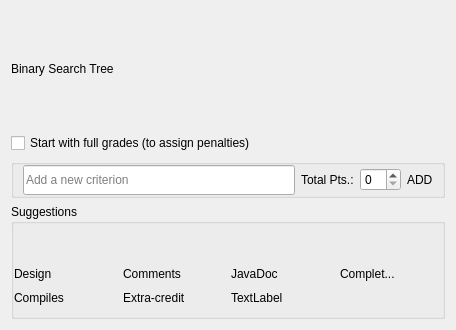
<?xml version="1.0" encoding="UTF-8"?>
<ui version="4.0">
 <class>RubricView</class>
 <widget class="QWidget" name="RubricView">
  <property name="geometry">
   <rect>
    <x>0</x>
    <y>0</y>
    <width>456</width>
    <height>330</height>
   </rect>
  </property>
  <property name="sizePolicy">
   <sizepolicy hsizetype="Preferred" vsizetype="Expanding">
    <horstretch>0</horstretch>
    <verstretch>0</verstretch>
   </sizepolicy>
  </property>
  <property name="windowTitle">
   <string>Form</string>
  </property>
  <property name="statusTip">
   <string notr="true"/>
  </property>
  <property name="whatsThis">
   <string/>
  </property>
  <property name="styleSheet">
   <string notr="true">#RubricView {
	background: white;
}

#title {
	font-size: 24px;
}

#add_box QLineEdit {
	border: none;
	background: transparent;
}

QGroupBox {
	border: 0px solid gray;
	border-bottom: 1px solid lightgray;
	padding-top : 15px;
	padding-bottom : 15px;
	padding-right: 0px;
	margin: 0px;
}

#last, #suggestions {
	border-bottom: 0px solid gray;
}

#suggestions {
	margin: 0px;
	padding-bottom: 0px;
	margin-top: 20px;
}

#suggestions &gt; QLabel {
	background: rgba(255, 241, 136, 200);
	color: rgb(153, 144, 50);
	border-radius: 3px;
	padding: 5px;
}

QGroupBox &gt; QGroupBox {
	padding-left: 15px;
	border-bottom: 0px solid gray;
	border-top: 1px solid lightgray;
}

#has_children {
	padding-right: 0px;
	padding-bottom: 0px;
}

#add_box {
	margin-top : 0px;
}

#add_btn {
	color: rgb(52, 148, 255);
	font-weight: bold;
}


#level1 {
	color: darkgray;
	/* border: rgb(185, 0, 57); */
	background-color: white;
	border-radius: 6px;
	padding: 10px;
	border: 1px solid rgb(236, 239, 239);
}

#level2 {
	color: darkgray;
	/* background: rgb(253, 117, 66); */
	background-color: white;
	border-radius: 6px;
	padding: 10px;
	border: 1px solid rgb(236, 239, 239);
}
#level3 {
	color: black;
	background-color: white;
	border: 3px solid rgb(230, 212, 0);
	border-radius: 6px;
	padding: 10px;
}
#level4 {
	color: darkgray;
	/* background: rgb(90, 175, 40); */
	background-color: white;
	border-radius: 6px;
	padding: 10px;
	border: 1px solid rgb(236, 239, 239);
}
</string>
  </property>
  <layout class="QVBoxLayout" name="mainLayout">
   <item>
    <widget class="QLabel" name="title">
     <property name="text">
      <string>Binary Search Tree</string>
     </property>
    </widget>
   </item>
   <item>
    <widget class="QCheckBox" name="checkBox">
     <property name="text">
      <string>Start with full grades (to assign penalties) </string>
     </property>
    </widget>
   </item>
   <item>
    <widget class="QGroupBox" name="add_box">
     <property name="sizePolicy">
      <sizepolicy hsizetype="Preferred" vsizetype="Fixed">
       <horstretch>0</horstretch>
       <verstretch>0</verstretch>
      </sizepolicy>
     </property>
     <property name="title">
      <string/>
     </property>
     <property name="flat">
      <bool>true</bool>
     </property>
     <layout class="QHBoxLayout" name="horizontalLayout">
      <property name="topMargin">
       <number>0</number>
      </property>
      <property name="bottomMargin">
       <number>0</number>
      </property>
      <item>
       <widget class="QLineEdit" name="criterion_name">
        <property name="sizePolicy">
         <sizepolicy hsizetype="Expanding" vsizetype="Fixed">
          <horstretch>0</horstretch>
          <verstretch>0</verstretch>
         </sizepolicy>
        </property>
        <property name="minimumSize">
         <size>
          <width>0</width>
          <height>30</height>
         </size>
        </property>
        <property name="placeholderText">
         <string>Add a new criterion</string>
        </property>
       </widget>
      </item>
      <item>
       <widget class="QLabel" name="grade_label">
        <property name="sizePolicy">
         <sizepolicy hsizetype="Fixed" vsizetype="Preferred">
          <horstretch>0</horstretch>
          <verstretch>0</verstretch>
         </sizepolicy>
        </property>
        <property name="text">
         <string>Total Pts.:</string>
        </property>
       </widget>
      </item>
      <item>
       <widget class="QSpinBox" name="criterion_grade">
        <property name="sizePolicy">
         <sizepolicy hsizetype="Fixed" vsizetype="Fixed">
          <horstretch>0</horstretch>
          <verstretch>0</verstretch>
         </sizepolicy>
        </property>
       </widget>
      </item>
      <item>
       <widget class="ClickableLabel" name="add_btn">
        <property name="sizePolicy">
         <sizepolicy hsizetype="Fixed" vsizetype="Preferred">
          <horstretch>0</horstretch>
          <verstretch>0</verstretch>
         </sizepolicy>
        </property>
        <property name="cursor">
         <cursorShape>PointingHandCursor</cursorShape>
        </property>
        <property name="text">
         <string>ADD</string>
        </property>
        <property name="textInteractionFlags">
         <set>Qt::LinksAccessibleByKeyboard|Qt::LinksAccessibleByMouse</set>
        </property>
       </widget>
      </item>
     </layout>
    </widget>
   </item>
   <item>
    <widget class="QGroupBox" name="suggestions">
     <property name="title">
      <string>Suggestions</string>
     </property>
     <property name="flat">
      <bool>true</bool>
     </property>
     <layout class="QGridLayout" name="gridLayout">
      <property name="leftMargin">
       <number>0</number>
      </property>
      <property name="topMargin">
       <number>40</number>
      </property>
      <property name="rightMargin">
       <number>0</number>
      </property>
      <property name="horizontalSpacing">
       <number>-1</number>
      </property>
      <item row="1" column="1">
       <widget class="QLabel" name="label_32">
        <property name="text">
         <string>Extra-credit</string>
        </property>
       </widget>
      </item>
      <item row="1" column="0">
       <widget class="QLabel" name="label_29">
        <property name="text">
         <string>Compiles</string>
        </property>
       </widget>
      </item>
      <item row="0" column="0">
       <widget class="QLabel" name="label_26">
        <property name="text">
         <string>Design</string>
        </property>
       </widget>
      </item>
      <item row="1" column="2">
       <widget class="QLabel" name="label_30">
        <property name="text">
         <string>TextLabel</string>
        </property>
       </widget>
      </item>
      <item row="0" column="3">
       <widget class="QLabel" name="label_28">
        <property name="text">
         <string>Complet...</string>
        </property>
       </widget>
      </item>
      <item row="0" column="1">
       <widget class="QLabel" name="label_31">
        <property name="text">
         <string>Comments</string>
        </property>
       </widget>
      </item>
      <item row="0" column="2">
       <widget class="QLabel" name="label_27">
        <property name="text">
         <string>JavaDoc</string>
        </property>
       </widget>
      </item>
     </layout>
    </widget>
   </item>
  </layout>
 </widget>
 <customwidgets>
  <customwidget>
   <class>ClickableLabel</class>
   <extends>QLabel</extends>
   <header>clickablelabel.h</header>
  </customwidget>
 </customwidgets>
 <resources/>
 <connections/>
</ui>
